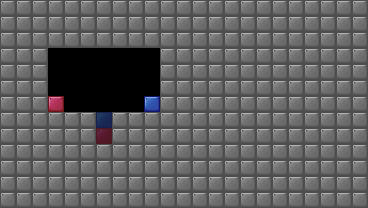

Rendered tile map (Tiled .tmx) drawn with the repository's tilesets; below, a short description and the full map source, tile grids included:
An orthogonal 23x13 tile map with 16x16 px tiles, 6 tile layers (Wall, Spike, Gravity, Block, ...), 4 tilesets.

<map version="1.9" tiledversion="1.9.2" orientation="orthogonal" renderorder="right-down" width="23" height="13" tilewidth="16" tileheight="16" infinite="0" nextlayerid="12" nextobjectid="1">
 <properties>
  <property name="SpawnX" type="int" value="47" />
  <property name="SpawnY" type="int" value="9" />
  <property name="WinX" type="int" value="10" />
  <property name="WinY" type="int" value="25" />
 </properties>
 <tileset firstgid="1" name="BASIC_II" tilewidth="16" tileheight="16" tilecount="12" columns="6">
  <image source="BASIC_II.png" width="96" height="32" />
 </tileset>
 <tileset firstgid="13" name="BASIC_BG_II" tilewidth="16" tileheight="16" tilecount="12" columns="6">
  <image source="BASIC_BG_II.png" width="96" height="32" />
 </tileset>
 <tileset firstgid="25" name="gravs" tilewidth="16" tileheight="16" tilecount="5" columns="5">
  <image source="gravs.png" width="80" height="16" />
 </tileset>
 <tileset firstgid="30" name="Spike" tilewidth="16" tileheight="16" tilecount="1" columns="1">
  <image source="Spike.png" width="16" height="16" />
 </tileset>
 <layer id="6" name="Wall" width="23" height="13">
  <data encoding="csv">
2,2,2,2,2,2,2,2,2,2,2,2,2,2,2,2,2,2,2,2,2,2,2,
2,2,2,2,2,2,2,2,2,2,2,2,2,2,2,2,2,2,2,2,2,2,2,
2,2,2,2,2,2,2,2,2,2,2,2,2,2,2,2,2,2,2,2,2,2,2,
2,2,2,0,0,0,0,0,0,0,2,2,2,2,2,2,2,2,2,2,2,2,2,
2,2,2,0,0,0,0,0,0,0,2,2,2,2,2,2,2,2,2,2,2,2,2,
2,2,2,0,0,0,0,0,0,0,2,2,2,2,2,2,2,2,2,2,2,2,2,
2,2,2,0,0,0,0,0,0,0,2,2,2,2,2,2,2,2,2,2,2,2,2,
2,2,2,2,2,2,0,2,2,2,2,2,2,2,2,2,2,2,2,2,2,2,2,
2,2,2,2,2,2,0,2,2,2,2,2,2,2,2,2,2,2,2,2,2,2,2,
2,2,2,2,2,2,2,2,2,2,2,2,2,2,2,2,2,2,2,2,2,2,2,
2,2,2,2,2,2,2,2,2,2,2,2,2,2,2,2,2,2,2,2,2,2,2,
2,2,2,2,2,2,2,2,2,2,2,0,2,2,2,2,2,2,2,2,2,2,2,
2,2,2,2,2,2,2,2,2,2,2,2,2,2,2,2,2,2,2,2,2,2,2
</data>
 </layer>
 <layer id="11" name="Spike" width="23" height="13">
  <data encoding="csv">
0,0,0,0,0,0,0,0,0,0,0,0,0,0,0,0,0,0,0,0,0,0,0,
0,0,0,0,0,0,0,0,0,0,0,0,0,0,0,0,0,0,0,0,0,0,0,
0,0,0,0,0,0,0,0,0,0,0,0,0,0,0,0,0,0,0,0,0,0,0,
0,0,0,0,0,0,0,0,0,0,0,0,0,0,0,0,0,0,0,0,0,0,0,
0,0,0,0,0,0,0,0,0,0,0,0,0,0,0,0,0,0,0,0,0,0,0,
0,0,0,0,0,0,0,0,0,0,0,0,0,0,0,0,0,0,0,0,0,0,0,
0,0,0,0,0,0,0,0,0,0,0,0,0,0,0,0,0,0,0,0,0,0,0,
0,0,0,0,0,0,0,0,0,0,0,0,0,0,0,0,0,0,0,0,0,0,0,
0,0,0,0,0,0,0,0,0,0,0,0,0,0,0,0,0,0,0,0,0,0,0,
0,0,0,0,0,0,0,0,0,0,0,0,0,0,0,0,0,0,0,0,0,0,0,
0,0,0,0,0,0,0,0,0,0,0,0,0,0,0,0,0,0,0,0,0,0,0,
0,0,0,0,0,0,0,0,0,0,0,2,0,0,0,0,0,0,0,0,0,0,0,
0,0,0,0,0,0,0,0,0,0,0,2,0,0,0,0,0,0,0,0,0,0,0
</data>
 </layer>
 <layer id="10" name="Gravity" width="23" height="13">
  <data encoding="csv">
0,0,0,0,0,0,0,0,0,0,0,0,0,0,0,0,0,0,0,0,0,0,0,
0,0,0,0,0,0,0,0,0,0,0,0,0,0,0,0,0,0,0,0,0,0,0,
0,0,0,0,0,0,0,0,0,0,0,0,0,0,0,0,0,0,0,0,0,0,0,
0,0,0,0,0,0,0,0,0,0,0,0,0,0,0,0,0,0,0,0,0,0,0,
0,0,0,0,0,0,0,0,0,0,0,0,0,0,0,0,0,0,0,0,0,0,0,
0,0,0,0,0,0,0,0,0,0,0,0,0,0,0,0,0,0,0,0,0,0,0,
0,0,0,0,0,0,0,0,0,0,0,0,0,0,0,0,0,0,0,0,0,0,0,
0,0,0,0,0,0,0,0,0,0,0,0,0,0,0,0,0,0,0,0,0,0,0,
0,0,0,0,0,0,0,0,0,0,0,0,0,0,0,0,0,0,0,0,0,0,0,
0,0,0,0,0,0,0,0,0,0,0,0,0,0,0,0,0,0,0,0,0,0,0,
0,0,0,0,0,0,0,0,0,0,0,0,0,0,0,0,0,0,0,0,0,0,0,
0,0,0,0,0,0,0,0,0,0,0,0,0,0,0,0,0,0,0,0,0,0,0,
0,0,0,0,0,0,0,0,0,0,0,0,0,0,0,0,0,0,0,0,0,0,0
</data>
 </layer>
 <layer id="7" name="Block" width="23" height="13">
  <data encoding="csv">
0,0,0,0,0,0,0,0,0,0,0,0,0,0,0,0,0,0,0,0,0,0,0,
0,0,0,0,0,0,0,0,0,0,0,0,0,0,0,0,0,0,0,0,0,0,0,
0,0,0,0,0,0,0,0,0,0,0,0,0,0,0,0,0,0,0,0,0,0,0,
0,0,0,0,0,0,0,0,0,0,0,0,0,0,0,0,0,0,0,0,0,0,0,
0,0,0,0,0,0,0,0,0,0,0,0,0,0,0,0,0,0,0,0,0,0,0,
0,0,0,0,0,0,0,0,0,0,0,0,0,0,0,0,0,0,0,0,0,0,0,
0,0,0,4,0,0,0,0,0,0,0,0,0,0,0,0,0,0,0,0,0,0,0,
0,0,0,0,0,0,0,0,0,0,0,0,0,0,0,0,0,0,0,0,0,0,0,
0,0,0,0,0,0,0,0,0,0,0,0,0,0,0,0,0,0,0,0,0,0,0,
0,0,0,0,0,0,0,0,0,0,0,0,0,0,0,0,0,0,0,0,0,0,0,
0,0,0,0,0,0,0,0,0,0,0,0,0,0,0,0,0,0,0,0,0,0,0,
0,0,0,0,0,0,0,0,0,0,0,0,0,0,0,0,0,0,0,0,0,0,0,
0,0,0,0,0,0,0,0,0,0,0,0,0,0,0,0,0,0,0,0,0,0,0
</data>
 </layer>
 <layer id="9" name="Target" width="23" height="13">
  <data encoding="csv">
0,0,0,0,0,0,0,0,0,0,0,0,0,0,0,0,0,0,0,0,0,0,0,
0,0,0,0,0,0,0,0,0,0,0,0,0,0,0,0,0,0,0,0,0,0,0,
0,0,0,0,0,0,0,0,0,0,0,0,0,0,0,0,0,0,0,0,0,0,0,
0,0,0,0,0,0,0,0,0,0,0,0,0,0,0,0,0,0,0,0,0,0,0,
0,0,0,0,0,0,0,0,0,0,0,0,0,0,0,0,0,0,0,0,0,0,0,
0,0,0,0,0,0,0,0,0,0,0,0,0,0,0,0,0,0,0,0,0,0,0,
0,0,0,0,0,0,0,0,0,9,0,0,0,0,0,0,0,0,0,0,0,0,0,
0,0,0,0,0,0,21,0,0,0,0,0,0,0,0,0,0,0,0,0,0,0,0,
0,0,0,0,0,0,16,0,0,0,0,0,0,0,0,0,0,0,0,0,0,0,0,
0,0,0,0,0,0,0,0,0,0,0,0,0,0,0,0,0,0,0,0,0,0,0,
0,0,0,0,0,0,0,0,0,0,0,0,0,0,0,0,0,0,0,0,0,0,0,
0,0,0,0,0,0,0,0,0,0,0,0,0,0,0,0,0,0,0,0,0,0,0,
0,0,0,0,0,0,0,0,0,0,0,0,0,0,0,0,0,0,0,0,0,0,0
</data>
 </layer>
 <layer id="8" name="Misc" width="23" height="13">
  <data encoding="csv">
0,0,0,0,0,0,0,0,0,0,0,0,0,0,0,0,0,0,0,0,0,0,0,
0,0,0,0,0,0,0,0,0,0,0,0,0,0,0,0,0,0,0,0,0,0,0,
0,0,0,0,0,0,0,0,0,0,0,0,0,0,0,0,0,0,0,0,0,0,0,
0,0,0,0,0,0,0,0,0,0,0,0,0,0,0,0,0,0,0,0,0,0,0,
0,0,0,0,0,0,0,0,0,0,0,0,0,0,0,0,0,0,0,0,0,0,0,
0,0,0,0,0,0,0,0,0,0,0,0,0,0,0,0,0,0,0,0,0,0,0,
0,0,0,0,0,0,0,0,0,0,0,0,0,0,0,0,0,0,0,0,0,0,0,
0,0,0,0,0,0,0,0,0,0,0,0,0,0,0,0,0,0,0,0,0,0,0,
0,0,0,0,0,0,0,0,0,0,0,0,0,0,0,0,0,0,0,0,0,0,0,
0,0,0,0,0,0,0,0,0,0,0,0,0,0,0,0,0,0,0,0,0,0,0,
0,0,0,0,0,0,0,0,0,0,0,0,0,0,0,0,0,0,0,0,0,0,0,
0,0,0,0,0,0,0,0,0,0,0,0,0,0,0,0,0,0,0,0,0,0,0,
0,0,0,0,0,0,0,0,0,0,0,0,0,0,0,0,0,0,0,0,0,0,0
</data>
 </layer>
</map>
